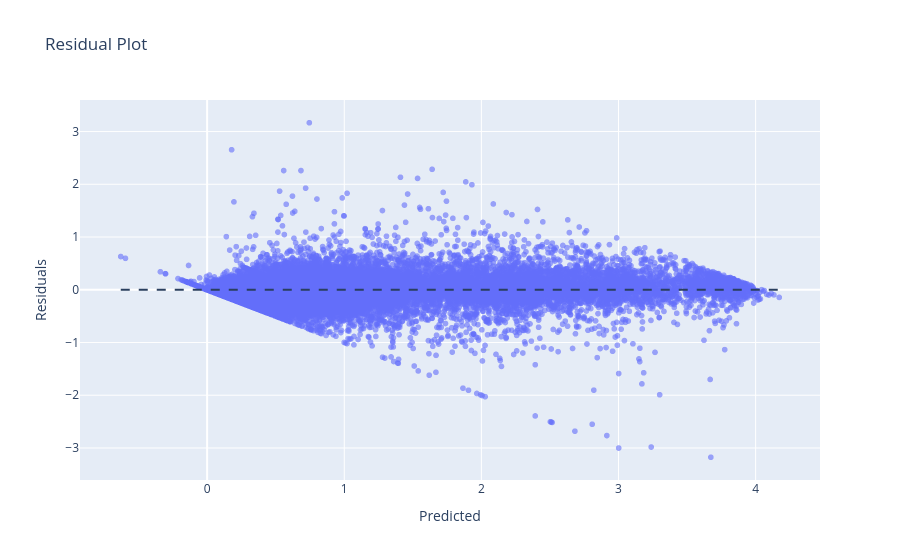

Notebook code for this chart:
### Code cell
residuals = y_test - y_pred

df_res = pd.DataFrame({
    "Predicted": y_pred,
    "Residuals": residuals
})

fig = px.scatter(
    df_res,
    x="Predicted",
    y="Residuals",
    title="Residual Plot",
    opacity=0.6
)

fig.add_shape(
    type="line",
    x0=df_res["Predicted"].min(),
    y0=0,
    x1=df_res["Predicted"].max(),
    y1=0,
    line=dict(dash="dash")
)

fig.show()

### Figure 1 — Plotly figure (JSON) as saved in the notebook; plotly's stock layout.template omitted (floating-point values rounded to 4 significant figures; data arrays with more than 128 entries replaced by an {"elided": "..."} marker saying what was removed)
{"data": [{"hovertemplate": "Predicted=%{x}<br>Residuals=%{y}<extra></extra>", "legendgroup": "", "marker": {"color": "#636efa", "opacity": 0.6, "symbol": "circle"}, "mode": "markers", "name": "", "showlegend": false, "type": "scattergl", "x": {"elided": "47508 float values"}, "xaxis": "x", "y": {"elided": "47508 float values"}, "yaxis": "y"}], "layout": {"legend": {"tracegroupgap": 0}, "shapes": [{"line": {"dash": "dash"}, "type": "line", "x0": -0.63, "x1": 4.172, "y0": 0, "y1": 0}], "title": {"text": "Residual Plot"}, "xaxis": {"anchor": "y", "domain": [0, 1], "title": {"text": "Predicted"}}, "yaxis": {"anchor": "x", "domain": [0, 1], "title": {"text": "Residuals"}}}}
